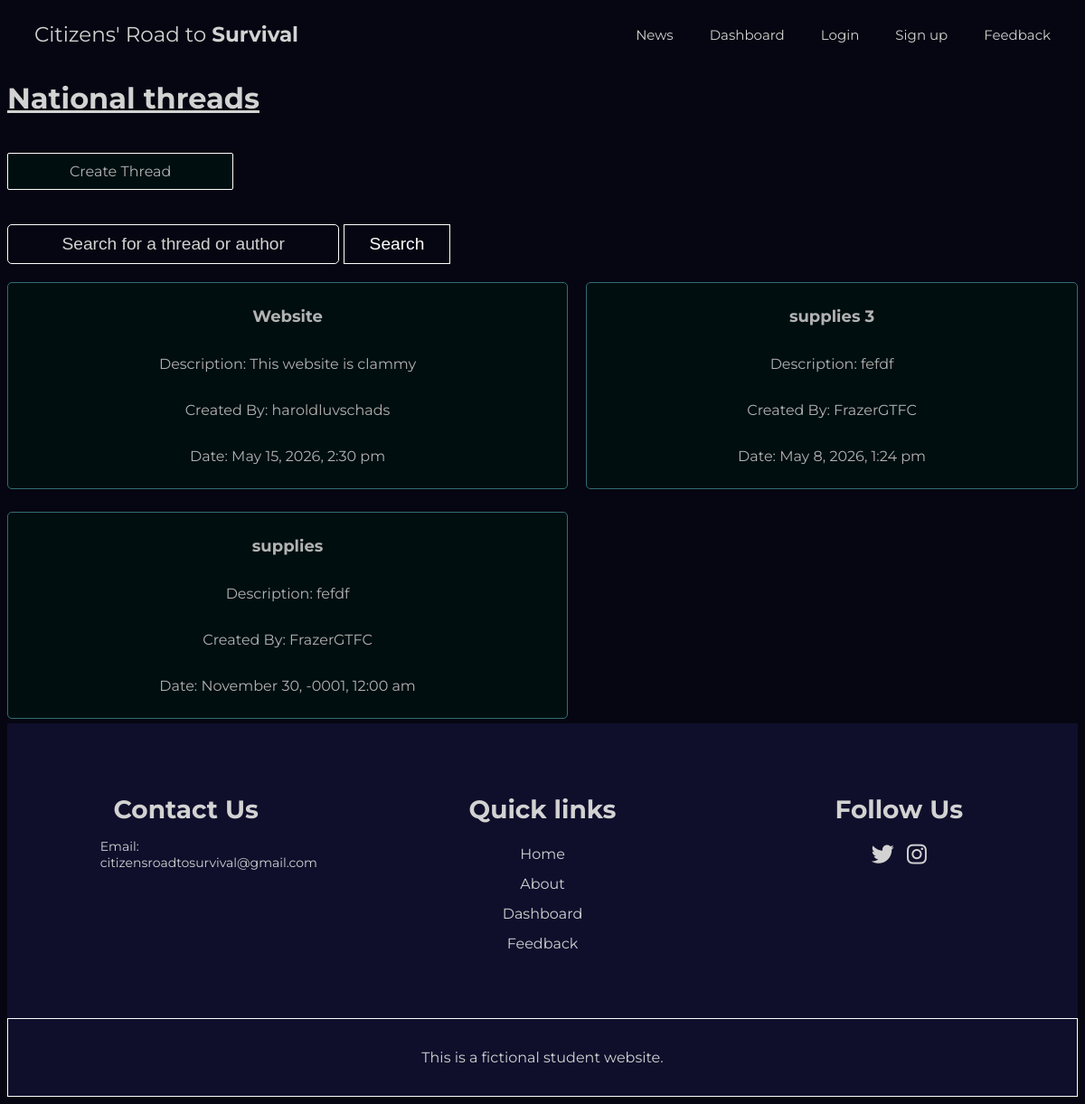
Page /threads.php (signed in) on the committed database.
### tables this page shows
CREATE TABLE `threads` (
  `id` int(11) NOT NULL,
  `title` text NOT NULL,
  `description` text NOT NULL,
  `content` text NOT NULL,
  `username` text NOT NULL,
  `time_created` timestamp NOT NULL DEFAULT current_timestamp() ON UPDATE current_timestamp()
);

### threads.php (the view, shortened to what this page needs)
<?php
include 'connectdb.php';
$logged_in = $_SESSION['logged_in'] ?? false;
$threads = [];
if (empty($news)) {
    $stmt = $conn->prepare("SELECT * FROM threads ORDER BY time_created DESC");
    $stmt->execute();
    $result = $stmt->get_result();
    while ($row = $result->fetch_assoc()) {
        $threads[] = $row;
    }
}
?>
<!DOCTYPE html>
<html lang="en">
<head>
    <link rel="stylesheet" href="listnews.css">
    <link rel="stylesheet" href="main.css">
    <link rel="stylesheet" href="https://cdnjs.cloudflare.com/ajax/libs/font-awesome/6.5.0/css/all.min.css">
</head>
<body>
    <header class="header">
        <div class="header_content">
            <a href="index.php" class="logo">Citizens' Road to&nbsp;<b>Survival</b></a>
            <nav class="nav">
                <ul class="nav_list">
                    <li class="nav_item"> <a href="list_articles.php" class="nav_link">News</a></li>
                    <li class="nav_item"> <a href="dashboard.php" class="nav_link">Dashboard</a></li>
                    <li class="nav_item"> <a href="login.php" class="nav_link">Login</a></li>
                    <li class="nav_item"> <a href="signup.php" class="nav_link">Sign up</a></li>
                    <li class="nav_item"> <a href="feedback.php" class="nav_link">Feedback</a></li>
                </ul>
            </nav>
        </div>
    </header>
<h1 class="title"><u>National threads</u></h1>
<br>
<?php
if ($logged_in) {
    echo '<a href="thread_upload.php" class="btn">Create Thread</a>';
}
?>
<br> <br>
<br>
    <div class="search-button">
        <form method='POST'>
            <input type="text" class="search-btn" placeholder="Search for a thread or author" name="search">
            <button name="submit">Search</button>
        </form>
    </div>
    <div class="posts-container">
        <?php
        if (!empty($threads)) {
            foreach ($threads as $row) {
                echo '<section class="newsCard">';
                echo '<p><a class=article-title href="retrieve_thread.php?id=' . htmlspecialchars($row['id']) . '">' .  '<b>', htmlspecialchars($row['title']) . '</b>' , '</a></p>';
                echo '<p>Description: ' . htmlspecialchars($row['description']) . '</p>';
                echo '<p>Created By: ' . htmlspecialchars($row['username']) . '</p>';
                echo '<p>Date: ' . date("F j, Y, g:i a", strtotime($row['time_created'])) . '</p>';
                echo '</section>';
            }
        } else {
            echo "<p>No articles found.</p>";
        }
        ?>
    </div>
    <footer>
        <div class="f-container">
            <div class="footer-content">
                <h3>Contact Us</h3>
                <p>Email: citizensroadtosurvival@gmail.com</p>
            </div>
            <div class="footer-content">
                <h3> Quick links</h3>
                <ul class="f-list">
                    <li><a href="index.php">Home</a></li>
                    <li><a href="about.html">About</a></li>
                    <li><a href="dashboard.php">Dashboard</a></li>
                    <li><a href="feedback.php">Feedback</a></li>
                </ul>
            </div>
            <div class="footer-content">
                <h3>Follow Us</h3>
                <ul class="social-icons">
                    <li><a href="https://x.com/Citizens_RoadTS"><i class="fab fa-twitter"></i></a></li>
                    <li><a href="https://www.instagram.com/citizensroadtosurvival/"><i class="fab fa-instagram"></i></a></li>
                </ul>
            </div>
        </div>
        <div class="bottom-bar">
            <p>This is a fictional student website.</p>
        </div>
    </footer>
</body>
</html>

### listnews.css (style rules this page uses)
.search-btn { text-align: center; border: 1px solid white; padding: 10px 69px; border-radius: 5px; cursor: pointer; color: #d2d2d2; text-decoration: none; background-color: transparent; display: inline-block; font-size: 120%; transition-duration: 0.4s; }
.search-button input { padding-left: 5%; padding-right: 5%; font-size: larger; border: 1px solid white; }
.search-button ::placeholder { color: #d2d2d2; }
.search-button button { text-align: center; padding: 10px 28px; border: 1px solid white; background-color: transparent; cursor: pointer; text-decoration: none; display: inline-block; font-size: 120%; transition-duration: 0.4s; color: white; }
.posts-container { display: grid; grid-template-columns: auto auto; gap: 20px; margin-top: 20px; max-width: 100%; }
.newsCard { border: 1px solid #316E74; padding: 10px; border-radius: 5px; background-color: #000E10; color: #b2b2b2; display: flex; flex-direction: column; overflow: hidden; text-align: center; align-items: center; margin-bottom: 5px; }
.article-title { font-size: 18px; text-decoration: none; margin-top: 10px; }

### main.css (style rules this page uses)
* { box-sizing: border-box; }
body { font-family: "Montserrat", sans-serif; font-optical-sizing: auto; font-weight: weight; font-style: normal; background-color: #060612; color: #D2D2D2; overflow-x: hidden; }
nav { margin: 0; padding: 0; }
ul { list-style: none; }
.nav { transition: all 0.4s ease-in-out; }
a { text-decoration: none; color: inherit; }
.logo { color: #D2D2D2; font-size: 23px; }
.header { position: relative; width: 100%; top: 0; }
.header_content { display: flex; align-items: center; justify-content: space-between; padding: 0 30px; min-height: 60px; }
.nav_list { display: flex; column-gap: 40px; }
.nav_link { color: #D2D2D2; font-size: 15px; transition: all 0.4s; }
footer { background-color: #0F0F2C; padding-top: 50px; }
.f-container { max-width: 100%; margin: auto; display: flex; justify-content: center; }
.footer-content { width: 33.3%; }
.footer-content h3 { font-size: 28px; margin-bottom: 15px; text-align: center; }
.footer-content p { width: 190px; margin: auto; font-size: 14px; }
.footer-content ul { text-align: center; }
.f-list { padding: 0; }
.f-list li { width: auto; text-align: center; list-style-type: none; padding: 7px; position: relative; }
.f-list li::before { content: ""; position: absolute; left: 50%; top: 100%; transform: translate(-50%, -50%); width: 0; height: 2px; background: #316E74; transition-duration: 0.4s; }
.social-icons { text-align: center; padding: 0; }
.social-icons li { display: inline-block; text-align: center; padding: 5px; }
.social-icons i { color: #D2D2D2; font-size: 25px; }
.bottom-bar { background-color: #0F0F2C; padding: 10px 0; text-align: center; margin-top: 50px; border: 1px solid #ffffff; }
.bottom-bar p { font-size: 14px; color: #D2D2D2; font-size: 16px; padding: 7px; }
.read-more-btn, .btn { text-align: center; background-color: #000E10; border: 1px solid white; color: #b2b2b2; font-family: "Montserrat", sans-serif; padding: 10px 68px; align-items: center; border-radius: 2px; display: inline-block; margin-right: 0; margin-left: 0; transition: all 0.4s; cursor: pointer; }
form { font-family: "Montserrat", sans-serif; }

### rows in the picture
threads: title "Website", description "This website is clammy", username "haroldluvschads", time_created "May 15, 2026, 2:30 pm"
threads: title "supplies 3", description "fefdf", username "FrazerGTFC", time_created "May 8, 2026, 1:24 pm"
threads: title "supplies", description "fefdf", username "FrazerGTFC", time_created "November 30, -0001, 12:00 am"
